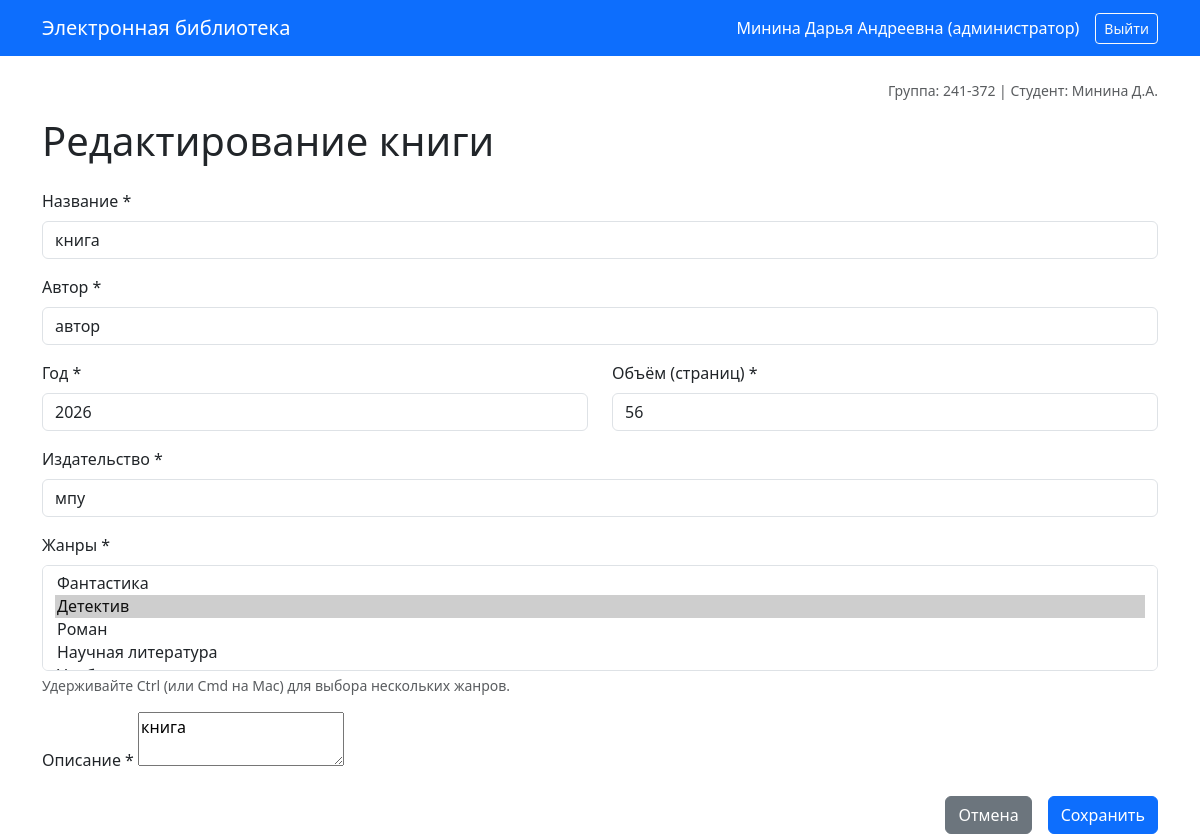
Page /book/edit/1 (signed in) on the earlier database version.
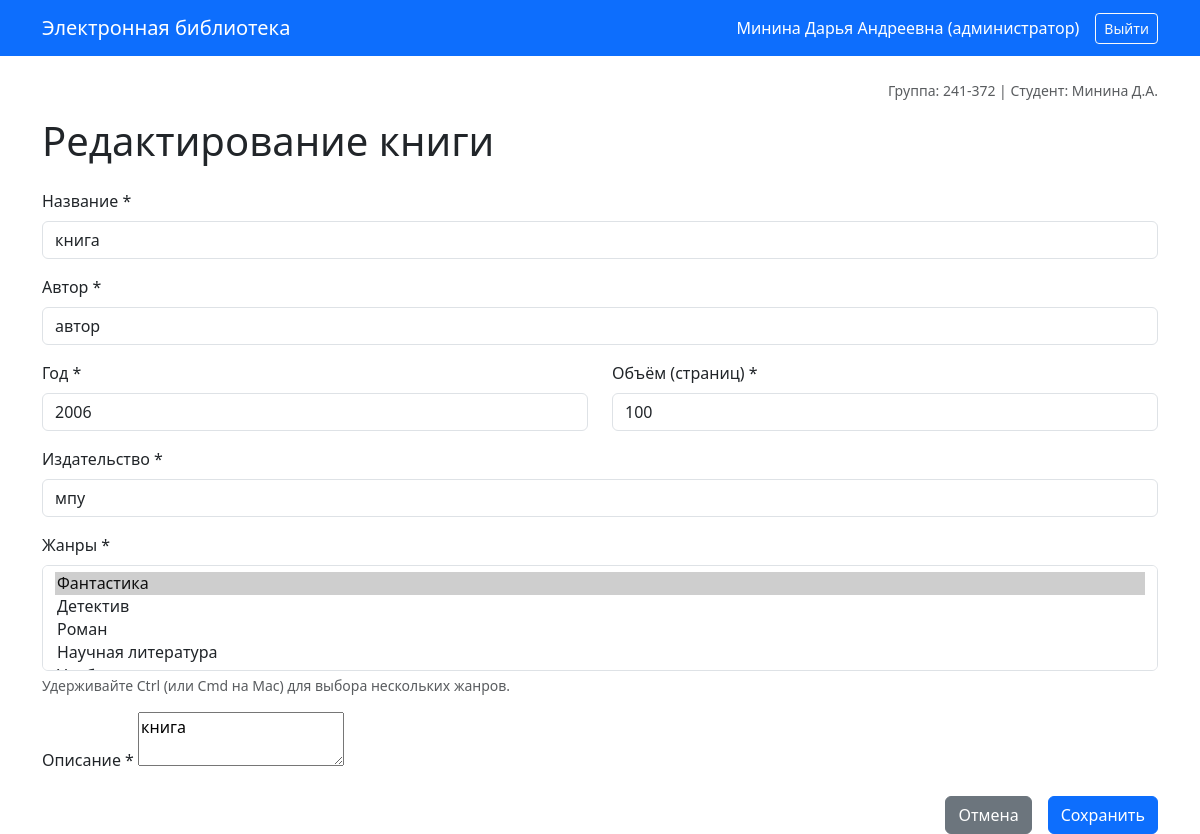
Same page on the later database version.
### models.py (models this page shows)
class Book(db.Model):
    __tablename__ = 'books'
    id = db.Column(db.Integer, primary_key=True)
    title = db.Column(db.String(255), nullable=False)
    description = db.Column(db.Text, nullable=False)
    year = db.Column(db.Integer, nullable=False)
    publisher = db.Column(db.String(255), nullable=False)
    author = db.Column(db.String(255), nullable=False)
    pages = db.Column(db.Integer, nullable=False)
    genres = db.relationship('Genre', secondary='book_genres', backref='books')
    cover = db.relationship('Cover', backref='book', uselist=False, cascade='all, delete-orphan')
    reviews = db.relationship('Review', backref='book', lazy=True, cascade='all, delete-orphan')

### app.py (the view)
@app.route('/book/edit/<int:book_id>', methods=['GET', 'POST'])
@login_required
@roles_required('администратор', 'модератор')
def edit_book(book_id):
    book = Book.query.get_or_404(book_id)
    return handle_book_form(book)

### app.py (called while the page is built, shortened)
@login_manager.user_loader
def load_user(user_id):
    return User.query.get(int(user_id))

def roles_required(*roles):
    def wrapper(fn):
        @wraps(fn)
        def decorated_view(*args, **kwargs):
            if not current_user.is_authenticated:
                return login_manager.unauthorized()
            if current_user.role.name not in roles:
                flash('У вас недостаточно прав для выполнения данного действия', 'danger')
                return redirect(url_for('index'))
            return fn(*args, **kwargs)
        return decorated_view
    return wrapper

def handle_book_form(book):
    genres = Genre.query.all()
    return render_template('book_form.html', book=book, genres=genres)

### models.py (called while the page is built)
    @property
    def full_name(self):
        name = f"{self.last_name} {self.first_name}"
        if self.middle_name:
            name += f" {self.middle_name}"
        return name

### templates/book_form.html (shortened to what this page needs)
{% extends "base.html" %}
{% macro book_form_fields(book, genres) %}
    <div class="mb-3">
        <label for="title" class="form-label">Название *</label>
        <input type="text" name="title" id="title" class="form-control" value="{{ book.title if book else '' }}" required>
    </div>
    <div class="mb-3">
        <label for="author" class="form-label">Автор *</label>
        <input type="text" name="author" id="author" class="form-control" value="{{ book.author if book else '' }}" required>
    </div>
    <div class="row">
        <div class="col-md-6 mb-3">
            <label for="year" class="form-label">Год *</label>
            <input type="number" name="year" id="year" class="form-control" value="{{ book.year if book else '' }}" required>
        </div>
        <div class="col-md-6 mb-3">
            <label for="pages" class="form-label">Объём (страниц) *</label>
            <input type="number" name="pages" id="pages" class="form-control" value="{{ book.pages if book else '' }}" required>
        </div>
    </div>
    <div class="mb-3">
        <label for="publisher" class="form-label">Издательство *</label>
        <input type="text" name="publisher" id="publisher" class="form-control" value="{{ book.publisher if book else '' }}" required>
    </div>
    <div class="mb-3">
        <label for="genres" class="form-label">Жанры *</label>
        <select name="genres" id="genres" class="form-select" multiple required>
            {% for g in genres %}
                <option value="{{ g.id }}" {% if book and g in book.genres %}selected{% endif %}>{{ g.name }}</option>
            {% endfor %}
        </select>
        <div class="form-text">Удерживайте Ctrl (или Cmd на Mac) для выбора нескольких жанров.</div>
    </div>
    <div class="mb-3">
        <label for="description" class="form-label">Описание *</label>
        <textarea name="description" id="description-editor" required>{{ book.description if book else '' }}</textarea>
    </div>
{% endmacro %}
{% block content %}
<h1 class="mb-4">{{ 'Редактирование книги' if book else 'Добавление книги' }}</h1>
<form method="POST" enctype="multipart/form-data">
    {{ book_form_fields(book, genres) }}
    <div class="d-grid gap-2 d-md-flex justify-content-md-end">
        <a href="{{ url_for('index') }}" class="btn btn-secondary me-md-2">Отмена</a>
        <button type="submit" class="btn btn-primary">Сохранить</button>
    </div>
</form>
{% endblock %}

Differences in the rows shown:
changed Book "книга": year "2026" → "2006"; pages "56" → "100"
Other differences:
form field genres: "Фантастика / Детектив ☑ / Роман / Научная литература" → "Фантастика ☑ / Детектив / Роман / Научная литература"
